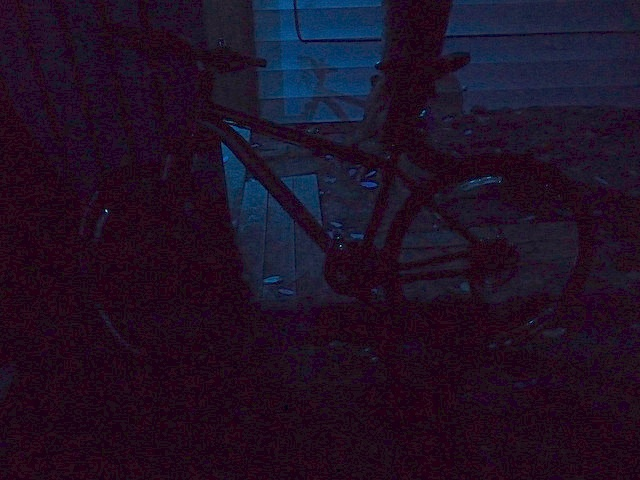
#> input picture images/bicycleAdjustingGamma.jpg, 640 x 480 px; its folder holds only this picture in this run
$ python -i utils.py   (imports and definitions only)
#> lines starting #> are read from the running program, lines starting #| are printed output that depends on the picture
import os
import cv2
import numpy as np
from matplotlib import pyplot as plt


def adjust_gamma(image, gamma=1.0):
    inverted_gamma = 1.0 / gamma
    table = np.array([((i / 255.0) ** inverted_gamma) * 255
                      for i in np.arange(0, 256)]).astype("uint8")

    return cv2.LUT(image, table)


def adjust_gamma_images(path_to_folder, folder):
    list_of_files = os.listdir(path_to_folder + folder)
    for file in list_of_files:
        image = cv2.imread(path_to_folder + folder + file)
        cv2.imwrite(path_to_folder + folder + file, adjust_gamma(image, 2))


def histogram_equalization(image):
    ycrcb = cv2.cvtColor(image, cv2.COLOR_BGR2YCR_CB)
    channels = cv2.split(ycrcb)
    cv2.equalizeHist(channels[0], channels[0])
    cv2.merge(channels, ycrcb)
    cv2.cvtColor(ycrcb, cv2.COLOR_YCR_CB2BGR, image)
    return image


def histogram_equalization_images(path_to_folder, folder):
    list_of_files = os.listdir(path_to_folder + folder)
    for file in list_of_files:
        image = cv2.imread(path_to_folder + folder + file)
        cv2.imwrite(path_to_folder + folder + file, histogram_equalization(image))


def save_image_histogram(image, path):
    plt.hist(image.ravel(), 256, [0, 256])
    plt.savefig(path)

>>> import cv2
>>> picture = cv2.imread('images/bicycleAdjustingGamma.jpg')
#> picture is the input picture: shape (480, 640, 3); mean B, G, R 36.2, 16, 30.9
>>> result = histogram_equalization(picture)
#> in histogram_equalization, `ycrcb = cv2.cvtColor(image, cv2.COLOR_BGR2YCR_CB)`: ycrcb: shape (480, 640, 3); mean of channels 0, 1, 2 22.8, 133.8, 135.6
#> in histogram_equalization, `cv2.cvtColor(ycrcb, cv2.COLOR_YCR_CB2BGR, image)`: ycrcb: shape (480, 640, 3); mean of channels 0, 1, 2 132.2, 133.8, 135.6
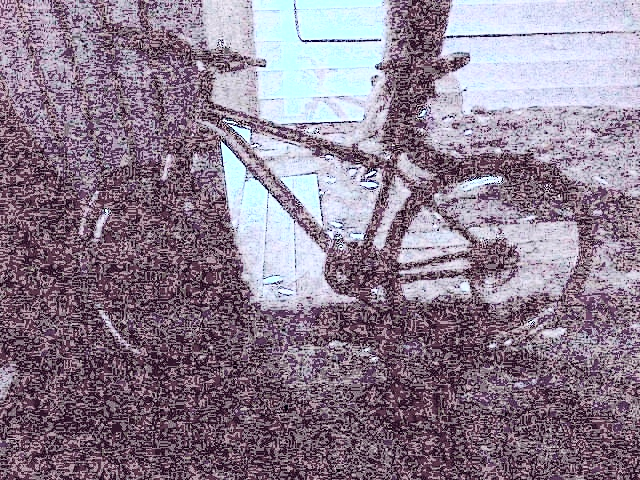
#> result: shape (480, 640, 3); mean B, G, R 143.3, 125.4, 140.4
